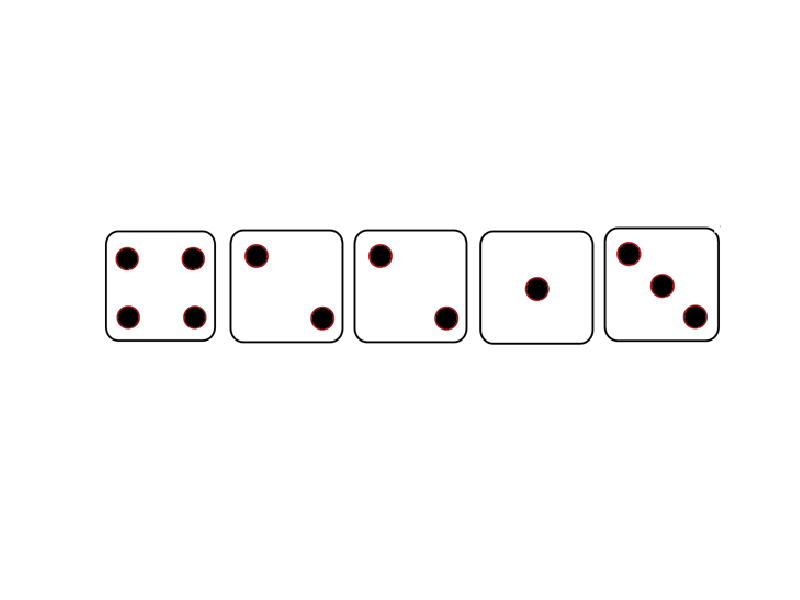

Write the MATLAB code that produced this figure.
%% Main File
    %%This is where most of the code will go
load Dice.mat

Yes = 1;
No = 0;


%% This is the main menu Prompt

fprintf('Welcome to yatzee\n')
fprintf('would you like to play?\n')
Menu = input('Yes or No? \n'); 

if Menu == 0
    fprintf ('Have a great day.')
    quit
else
    fprintf('Okay then lets start the game!\n')
end
    %%just a check for user to confirm start of program

%% This is the first Role

role = randi([1 6], [1 5]);
    %%roles dice using random numbers

imshow([Dice{role}]);
    %%this dispays the role using the Dice.mat file


%% This is the start of the first ReRole

reference = role ;
    %%used for troubleshooting issues in ReRole function
    %%a copy of the original role so i can reference back to the original

rerole = input('Would you like to rerole any dice?\n');

if rerole == 1

    NR1 = input('Would you like to rerole dice 1?  ');
    NR2 = input('Would you like to rerole dice 2?  ');
    NR3 = input('Would you like to rerole dice 3?  ');
    NR4 = input('Would you like to rerole dice 4?  ');
    NR5 = input('Would you like to rerole dice 5?  ');
        %%used for determining what dice need to be rerolled at the request
        %%of the user

    role2 = randi([1 6], [1 5]);
        %%a new random number aray for later use

    if NR1 == 1
        reference(1) = role2(1);
    end

    if NR2 == 1
        reference(2) = role2(2);
    end

    if NR3 == 1
        reference(3) = role2(3);
    end

    if NR4 == 1
        reference(4) = role2(4);
    end

    if NR5 == 1
        reference(5) = role2(5);
    end
        %%based on the users selection these conditional statements replace
        %%the original dice roles with the new coresponding dice values

    imshow([Dice{reference}]);
        %%displays the new dice roll

%% This is the start of the second ReRole

    rerole = input('Would you like to rerole any dice?\n');

    if rerole == 1
        NR1 = input('Would you like to rerole dice 1?  ');
        NR2 = input('Would you like to rerole dice 2?  ');
        NR3 = input('Would you like to rerole dice 3?  ');
        NR4 = input('Would you like to rerole dice 4?  ');
        NR5 = input('Would you like to rerole dice 5?  ');
            %%used for determining what dice need to be rerolled at the request
            %%of the user
        
        role3 = randi([1 6], [1 5]);
            %%a new random number aray for later use
        
        if NR1 == 1
            reference(1) = role3(1);
        end

        if NR2 == 1
            reference(2) = role3(2);
        end

        if NR3 == 1
            reference(3) = role3(3);
        end

        if NR4 == 1
            reference(4) = role3(4);
        end

        if NR5 == 1
            reference(5) = role3(5);
        end
            %%based on the users selection these conditional statements replace
            %%the original dice roles with the new coresponding dice values

        imshow([Dice{reference}]);
            %%displays the new dice roll
            
        fprintf('Time to select your catagory! \n')
    else
        fprintf('Time to select your catagory! \n')
    end
else
    fprintf('Time to select your catagory! \n')
end


%% This is the start of the Upper Section of catagories

fprintf('You must first select a catagory you would like to score in the upper section. \n')

Ace = sum(reference(:) == 1);
Two = sum(reference(:) == 2);
Three = sum(reference(:) == 3);
Four = sum(reference(:) == 4);
Five = sum(reference(:) == 5);
Six = sum(reference(:) == 6);
    %%counts the number of each dice in its catagory

Aces = Ace * 1;
Twos = Two * 2;
Threes = Three * 3;
Fours = Four * 4;
Fives = Five * 5;
Sixes = Six * 6;
    %%for corectly scorring each catagory 

upScore = input('You may choose between Aces, Twos, Threes, Fours, Fives, Sixes:    ');

fprintf('Your total score in the upper section is: %g', upScore);
%% This is the start of the Lower Section of catagories

fprintf('\nYou must now select a catagory you would like to score in the lower section. \n')

n = 0;
i=0;
%%while i<7
%    if sum(reference(:) == i) == 3
%       fprintf('no\n');
%        i=i+1;
%        n=i;
%    else
%        fprintf('congrats dude');
        
%    end
%end
    %%This loop is currently not working. comment out if a run is required.
    
    
